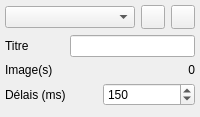
  <widget class="QDockWidget" name="dockAnimation">
   <property name="features">
    <set>QDockWidget::DockWidgetClosable|QDockWidget::DockWidgetVerticalTitleBar</set>
   </property>
   <property name="allowedAreas">
    <set>Qt::RightDockWidgetArea</set>
   </property>
   <property name="windowTitle">
    <string>Animation</string>
   </property>
   <attribute name="dockWidgetArea">
    <number>2</number>
   </attribute>
   <widget class="QWidget" name="dockAnimationContents">
    <layout class="QGridLayout" name="gridLayout_8">
     <property name="margin">
      <number>5</number>
     </property>
     <item row="0" column="0" colspan="3">
      <layout class="QHBoxLayout" name="animation_list">
       <item>
        <widget class="QComboBox" name="animation_I_List"/>
       </item>
       <item>
        <widget class="QToolButton" name="animation_I_Add">
         <property name="maximumSize">
          <size>
           <width>24</width>
           <height>24</height>
          </size>
         </property>
         <property name="text">
          <string/>
         </property>
         <property name="icon">
          <iconset resource="menu.qrc">
           <normaloff>:/icons/Add-Green-Button-icon.png</normaloff>:/icons/Add-Green-Button-icon.png</iconset>
         </property>
         <property name="iconSize">
          <size>
           <width>24</width>
           <height>24</height>
          </size>
         </property>
        </widget>
       </item>
       <item>
        <widget class="QToolButton" name="animation_I_Remove">
         <property name="maximumSize">
          <size>
           <width>24</width>
           <height>24</height>
          </size>
         </property>
         <property name="text">
          <string/>
         </property>
         <property name="icon">
          <iconset resource="menu.qrc">
           <normaloff>:/icons/Minus-Red-Button-icon.png</normaloff>:/icons/Minus-Red-Button-icon.png</iconset>
         </property>
         <property name="iconSize">
          <size>
           <width>24</width>
           <height>24</height>
          </size>
         </property>
        </widget>
       </item>
      </layout>
     </item>
     <item row="1" column="0">
      <widget class="QLabel" name="animation_L_Title">
       <property name="text">
        <string>Titre</string>
       </property>
      </widget>
     </item>
     <item row="1" column="1" colspan="2">
      <widget class="QLineEdit" name="animation_I_Title"/>
     </item>
     <item row="2" column="0" colspan="3">
      <layout class="QHBoxLayout" name="animation_Image">
       <item>
        <widget class="QLabel" name="animation_L_Image">
         <property name="text">
          <string>Image(s)</string>
         </property>
        </widget>
       </item>
       <item>
        <widget class="QLabel" name="animation_I_Image">
         <property name="text">
          <string>0</string>
         </property>
         <property name="alignment">
          <set>Qt::AlignRight|Qt::AlignTrailing|Qt::AlignVCenter</set>
         </property>
        </widget>
       </item>
      </layout>
     </item>
     <item row="3" column="0" colspan="3">
      <layout class="QHBoxLayout" name="animation_Speed">
       <item>
        <widget class="QLabel" name="animation_L_Speed">
         <property name="text">
          <string>Délais (ms)</string>
         </property>
        </widget>
       </item>
       <item>
        <widget class="QSpinBox" name="animation_I_Speed">
         <property name="minimum">
          <number>10</number>
         </property>
         <property name="maximum">
          <number>10000</number>
         </property>
         <property name="singleStep">
          <number>10</number>
         </property>
         <property name="value">
          <number>150</number>
         </property>
        </widget>
       </item>
      </layout>
     </item>
     <item row="4" column="2">
      <spacer name="animation_PushUp">
       <property name="orientation">
        <enum>Qt::Vertical</enum>
       </property>
       <property name="sizeHint" stdset="0">
        <size>
         <width>20</width>
         <height>6</height>
        </size>
       </property>
      </spacer>
     </item>
    </layout>
   </widget>
  </widget>
